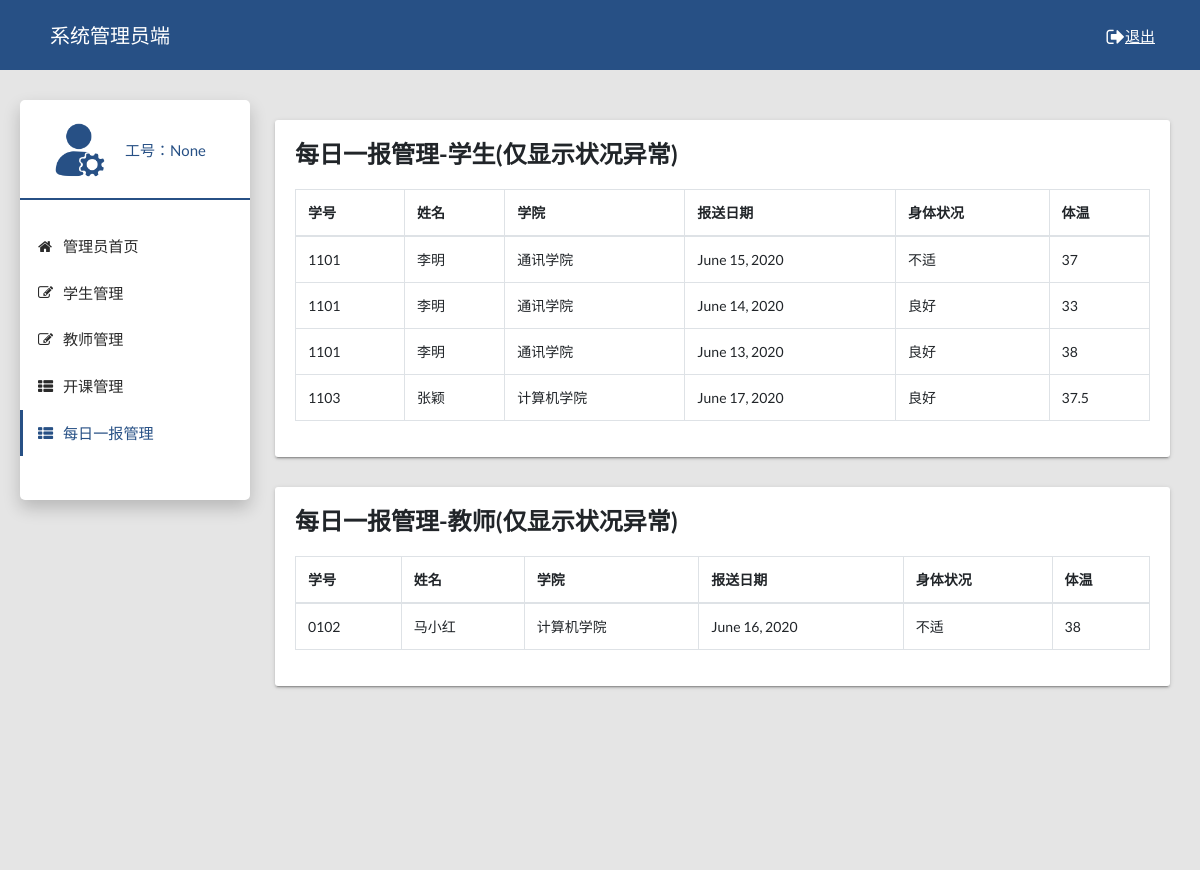
/admin_daily_post/, run on the app's committed database.
### system/models.py (models this page shows)
class stu_status(models.Model):
  xh = models.ForeignKey(to = student, on_delete=models.CASCADE)
  xm = models.CharField(max_length=20)
  yxh = models.ForeignKey(to=department, on_delete=models.CASCADE)
  bsrq = models.DateField(max_length=12)
  zk = models.CharField(max_length=10)
  tw = models.CharField(max_length=5)

class tea_status(models.Model):
  gh = models.ForeignKey(to = teacher, on_delete=models.CASCADE)
  xm = models.CharField(max_length=20)
  yxh = models.ForeignKey(to=department, on_delete=models.CASCADE)
  bsrq = models.DateField(max_length=12)
  zk = models.CharField(max_length=10)
  tw = models.CharField(max_length=5)

### system/views.py (the view)
# urls.py: path('admin_daily_post/', views.admin_daily_post),
def admin_daily_post(request):
    gh = request.session.get('number')
    admin_info = models.admin.objects.filter(gh=gh)
    cursor = connection.cursor()
    cursor.execute("select distinct xh_id,xm,mc,bsrq,zk,tw "
                   "from system_stu_status,system_department "
                   "where (system_department.yxh=system_stu_status.yxh_id) "
                   "and (zk = '不适' or cast(tw as float) > 37 or cast(tw as float) < 35)")
    select_users = cursor.fetchall()
    all_student = []
    for item in select_users:
      temp = dict()
      temp['xh'] = item[0]
      temp['xm'] = item[1]
      temp['mc'] = item[2]
      temp['bsrq'] = item[3]
      temp['zk'] = item[4]
      temp['tw'] = item[5]
      all_student.append(temp)
    print (all_student)
    cursor.execute("select distinct gh_id,xm,mc,bsrq,zk,tw "
                   "from system_tea_status,system_department "
                   "where (system_department.yxh=system_tea_status.yxh_id) "
                   "and (zk = '不适' or cast(tw as float) > 37 or cast(tw as float) < 35)")
    select_users = cursor.fetchall()
    all_teacher = []
    for item in select_users:
      temp = dict()
      temp['gh'] = item[0]
      temp['xm'] = item[1]
      temp['mc'] = item[2]
      temp['bsrq'] = item[3]
      temp['zk'] = item[4]
      temp['tw'] = item[5]
      all_teacher.append(temp)
    print (all_teacher)
    return render(request,'admin_daily_post.html',context={'gh':gh,'all_student':all_student,'all_teacher':all_teacher})

### system/templates/admin_daily_post.html (shortened to what this page needs)
<!DOCTYPE html>
{% load static %}
<html lang="en">
  <head>
    <link rel="stylesheet" type="text/css" href="{% static "css/main.css" %}">
    <link rel="stylesheet" type="text/css" href="https://maxcdn.bootstrapcdn.com/font-awesome/4.7.0/css/font-awesome.min.css">
  </head>
  <body class="app sidebar-mini" style="background-color: #E5E5E5">
    <header class="app-header">
        <p class="nav-title">系统管理员端<a class="logout" href="/logout/"><i class="fa fa-sign-out fa-lg"></i>退出</a></p>
    </header>
    <aside class="app-sidebar">
      <div class="app-sidebar__user">
        <img style="height:60px;margin-right:15px;" src="{% static "images/guanliyuan.png" %}" alt="User Image">
        <div>
          <p class="app-sidebar__user-designation">工号：{{gh}}</p>
        </div>
      </div>
        <div class="divider"></div>
           <ul class="app-menu">
               <li><a class="app-menu__item" href="/admin_index/"><i class="app-menu__icon fa fa-home"></i><span class="app-menu__label">管理员首页</span></a></li>
               <li><a class="app-menu__item" href="/admin_edit_student/"><i class="app-menu__icon fa fa-edit"></i><span class="app-menu__label">学生管理</span></a></li>
               <li><a class="app-menu__item " href="/admin_edit_teacher/"><i class="app-menu__icon fa fa-edit"></i><span class="app-menu__label">教师管理</span></a></li>
               <li><a class="app-menu__item" href="/admin_edit_course/"><i class="app-menu__icon fa fa-th-list"></i><span class="app-menu__label">开课管理</span></a></li>
               <li><a class="app-menu__item active" href="/admin_daily_post/"><i class="app-menu__icon fa fa-th-list"></i><span class="app-menu__label">每日一报管理</span></a></li>
           </ul>
    </aside>
    <main class="app-content">
        <div class="col-md-12">
          <div class="tile">
            <h3 class="tile-title">每日一报管理-学生(仅显示状况异常)</h3>
            <div class="tile-body">
              <div class="table-responsive">
                <table class="table table-hover table-bordered" id="sampleTable">
                  <thead>
                    <tr>
                      <th>学号</th>
                      <th>姓名</th>
                        <th>学院</th>
                      <th>报送日期</th>
                      <th>身体状况</th>
                      <th>体温</th>
                    </tr>
                  </thead>
                  <tbody>
                    {% for item in all_student %}
                    <tr>
                      <td>{{item.xh}}</td>
                      <td>{{item.xm}}</td>
                      <td>{{item.mc}}</td>
                      <td>{{item.bsrq}}</td>
                      <td>{{item.zk}}</td>
                      <td>{{item.tw}}</td>
                    </tr>
                    {% endfor %}
                  </tbody>
                </table>
              </div>
            </div>
          </div>
        </div>
        <div class="col-md-12">
          <div class="tile">
            <h3 class="tile-title">每日一报管理-教师(仅显示状况异常)</h3>
            <div class="tile-body">
              <div class="table-responsive">
                <table class="table table-hover table-bordered" id="sampleTable">
                  <thead>
                    <tr>
                      <th>学号</th>
                      <th>姓名</th>
                        <th>学院</th>
                      <th>报送日期</th>
                      <th>身体状况</th>
                      <th>体温</th>
                    </tr>
                  </thead>
                  <tbody>
                    {% for item in all_teacher %}
                    <tr>
                      <td>{{item.gh}}</td>
                      <td>{{item.xm}}</td>
                        <td>{{item.mc}}</td>
                      <td>{{item.bsrq}}</td>
                      <td>{{item.zk}}</td>
                      <td>{{item.tw}}</td>
                    </tr>
                    {% endfor %}
                  </tbody>
                </table>
              </div>
            </div>
          </div>
        </div>
    </main>
  </body>
</html>

### data on the page
stu_status: xh "1101", xm "李明", mc "通讯学院", bsrq "June 15, 2020", zk "不适", tw "37"
stu_status: xh "1101", xm "李明", mc "通讯学院", bsrq "June 14, 2020", zk "良好", tw "33"
stu_status: xh "1101", xm "李明", mc "通讯学院", bsrq "June 13, 2020", zk "良好", tw "38"
stu_status: xh "1103", xm "张颖", mc "计算机学院", bsrq "June 17, 2020", zk "良好", tw "37.5"
tea_status: gh "0102", xm "马小红", mc "计算机学院", bsrq "June 16, 2020", zk "不适", tw "38"

### other printed values
{{ gh }} "None"
